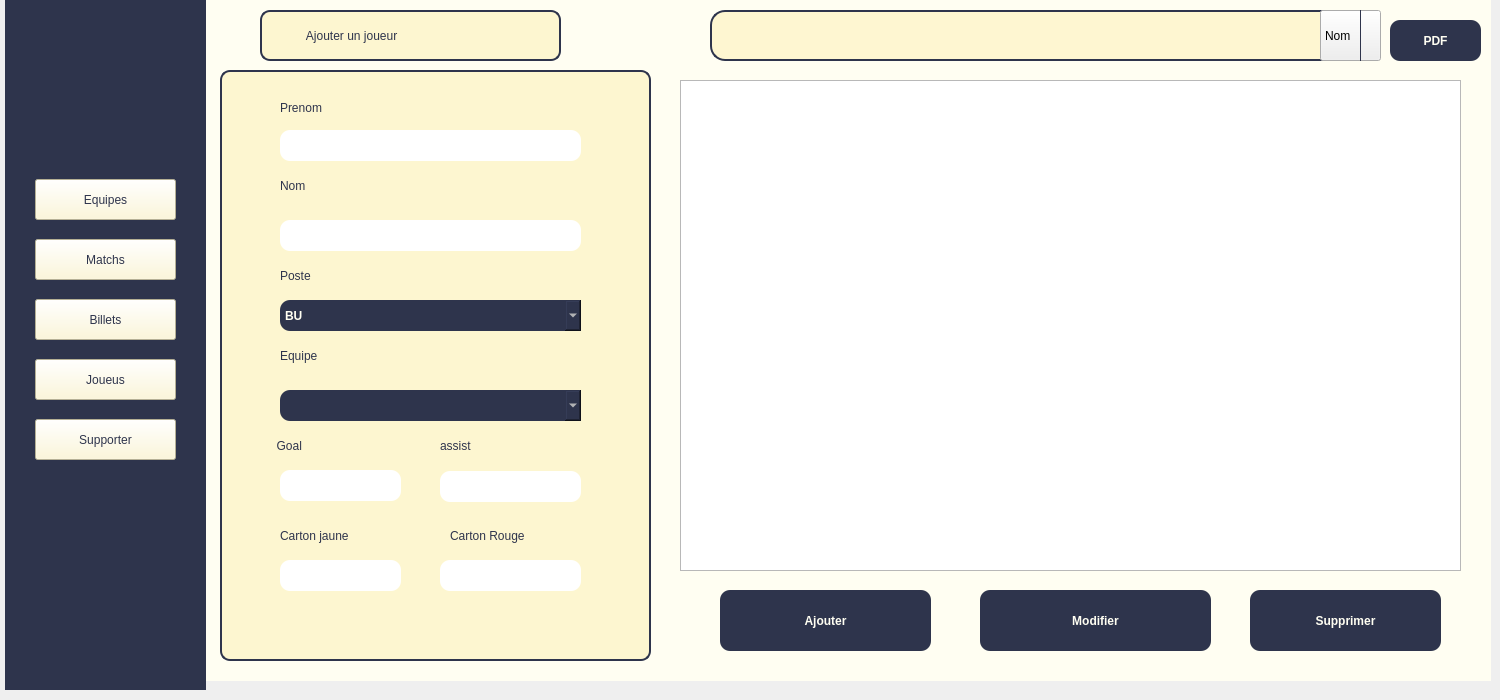
   <widget class="QWidget" name="page_acceuil">
    <widget class="QPushButton" name="pushButton_2">
     <property name="geometry">
      <rect>
       <x>35</x>
       <y>239</y>
       <width>141</width>
       <height>41</height>
      </rect>
     </property>
     <property name="styleSheet">
      <string notr="true">color: rgb(46, 52, 76);
background-color: rgb(253, 246, 208);

font: 12pt &quot;Haettenschweiler&quot;;

</string>
     </property>
     <property name="text">
      <string>Matchs</string>
     </property>
    </widget>
    <widget class="QPushButton" name="pushButton_5">
     <property name="geometry">
      <rect>
       <x>35</x>
       <y>419</y>
       <width>141</width>
       <height>41</height>
      </rect>
     </property>
     <property name="styleSheet">
      <string notr="true">color: rgb(46, 52, 76);
background-color: rgb(253, 246, 208);

font: 12pt &quot;Haettenschweiler&quot;;

</string>
     </property>
     <property name="text">
      <string>Supporter</string>
     </property>
    </widget>
    <widget class="QLineEdit" name="lineEdit_cartonJ">
     <property name="geometry">
      <rect>
       <x>440</x>
       <y>560</y>
       <width>141</width>
       <height>31</height>
      </rect>
     </property>
     <property name="styleSheet">
      <string notr="true">border-radius: 10px;
border: none;
background-color: rgb(255, 255, 255);
border-color: rgb(46, 52, 68);

</string>
     </property>
     <property name="text">
      <string/>
     </property>
    </widget>
    <widget class="QPushButton" name="pushButton">
     <property name="geometry">
      <rect>
       <x>35</x>
       <y>179</y>
       <width>141</width>
       <height>41</height>
      </rect>
     </property>
     <property name="styleSheet">
      <string notr="true">color: rgb(46, 52, 76);
background-color: rgb(253, 246, 208);

font: 12pt &quot;Haettenschweiler&quot;;

</string>
     </property>
     <property name="text">
      <string>Equipes</string>
     </property>
    </widget>
    <widget class="QLineEdit" name="lineEdit_passe">
     <property name="geometry">
      <rect>
       <x>440</x>
       <y>471</y>
       <width>141</width>
       <height>31</height>
      </rect>
     </property>
     <property name="styleSheet">
      <string notr="true">border-radius: 10px;
border: none;
background-color: rgb(255, 255, 255);
border-color: rgb(46, 52, 68);

</string>
     </property>
     <property name="text">
      <string/>
     </property>
    </widget>
    <widget class="QLabel" name="filtre">
     <property name="geometry">
      <rect>
       <x>1270</x>
       <y>10</y>
       <width>51</width>
       <height>51</height>
      </rect>
     </property>
     <property name="styleSheet">
      <string notr="true">image: url(:/pic/filtre.jpeg);</string>
     </property>
     <property name="text">
      <string/>
     </property>
     <property name="pixmap">
      <pixmap>../joueur/filtre.jpeg</pixmap>
     </property>
     <property name="scaledContents">
      <bool>true</bool>
     </property>
    </widget>
    <widget class="QPushButton" name="pushButton_modifier">
     <property name="geometry">
      <rect>
       <x>980</x>
       <y>590</y>
       <width>231</width>
       <height>61</height>
      </rect>
     </property>
     <property name="styleSheet">
      <string notr="true">background-color: rgb(46, 52, 76);
font: 12pt &quot;Haettenschweiler&quot;;
color: rgb(255, 254, 242);
 border-radius: 10px;
    border: none;
font-weight: bold;</string>
     </property>
     <property name="text">
      <string>Modifier</string>
     </property>
    </widget>
    <widget class="QComboBox" name="comboBox_equipe">
     <property name="geometry">
      <rect>
       <x>280</x>
       <y>390</y>
       <width>301</width>
       <height>31</height>
      </rect>
     </property>
     <property name="styleSheet">
      <string notr="true">background-color: rgb(46, 52, 76);
font: 12pt &quot;Haettenschweiler&quot;;
color: rgb(255, 254, 242);
 border-radius: 10px;
    border: none;
font-weight: bold;</string>
     </property>
    </widget>
    <widget class="QPushButton" name="pushButton_4">
     <property name="geometry">
      <rect>
       <x>35</x>
       <y>359</y>
       <width>141</width>
       <height>41</height>
      </rect>
     </property>
     <property name="styleSheet">
      <string notr="true">color: rgb(46, 52, 76);
background-color: rgb(253, 246, 208);

font: 12pt &quot;Haettenschweiler&quot;;

</string>
     </property>
     <property name="text">
      <string>Joueus</string>
     </property>
    </widget>
    <widget class="QLabel" name="label">
     <property name="geometry">
      <rect>
       <x>5</x>
       <y>-1</y>
       <width>201</width>
       <height>691</height>
      </rect>
     </property>
     <property name="styleSheet">
      <string notr="true">color: rgb(46, 52, 76);
background-color: rgb(46, 52, 76);</string>
     </property>
     <property name="text">
      <string>TextLabel</string>
     </property>
    </widget>
    <widget class="QLabel" name="label_8">
     <property name="geometry">
      <rect>
       <x>260</x>
       <y>430</y>
       <width>101</width>
       <height>31</height>
      </rect>
     </property>
     <property name="styleSheet">
      <string notr="true">color: rgb(46, 52, 76);
font: 14pt &quot;Haettenschweiler&quot;;</string>
     </property>
     <property name="text">
      <string>     Goal    </string>
     </property>
    </widget>
    <widget class="QLabel" name="label_2">
     <property name="geometry">
      <rect>
       <x>190</x>
       <y>-10</y>
       <width>1301</width>
       <height>691</height>
      </rect>
     </property>
     <property name="styleSheet">
      <string notr="true">background-color: rgb(255, 254, 242);</string>
     </property>
     <property name="text">
      <string/>
     </property>
    </widget>
    <widget class="QLabel" name="label_5">
     <property name="geometry">
      <rect>
       <x>280</x>
       <y>170</y>
       <width>111</width>
       <height>31</height>
      </rect>
     </property>
     <property name="styleSheet">
      <string notr="true">color: rgb(46, 52, 76);
font: 14pt &quot;Haettenschweiler&quot;;</string>
     </property>
     <property name="text">
      <string>Nom</string>
     </property>
    </widget>
    <widget class="QLineEdit" name="lineEdit_but">
     <property name="geometry">
      <rect>
       <x>280</x>
       <y>470</y>
       <width>121</width>
       <height>31</height>
      </rect>
     </property>
     <property name="styleSheet">
      <string notr="true">border-radius: 10px;
border: none;
background-color: rgb(255, 255, 255);
border-color: rgb(46, 52, 68);

</string>
     </property>
     <property name="text">
      <string/>
     </property>
    </widget>
    <widget class="QLabel" name="back">
     <property name="geometry">
      <rect>
       <x>755</x>
       <y>9</y>
       <width>31</width>
       <height>31</height>
      </rect>
     </property>
     <property name="styleSheet">
      <string notr="true">image: url(:/pic/back.jpeg);</string>
     </property>
     <property name="text">
      <string/>
     </property>
     <property name="pixmap">
      <pixmap>:/pic/back.jpeg</pixmap>
     </property>
     <property name="scaledContents">
      <bool>true</bool>
     </property>
    </widget>
    <widget class="QPushButton" name="pushButton_ajouter">
     <property name="geometry">
      <rect>
       <x>720</x>
       <y>590</y>
       <width>211</width>
       <height>61</height>
      </rect>
     </property>
     <property name="styleSheet">
      <string notr="true">background-color: rgb(46, 52, 76);
font: 12pt &quot;Haettenschweiler&quot;;
color: rgb(255, 254, 242);
 border-radius: 10px;
    border: none;
font-weight: bold;</string>
     </property>
     <property name="text">
      <string>Ajouter</string>
     </property>
    </widget>
    <widget class="QLabel" name="next">
     <property name="geometry">
      <rect>
       <x>805</x>
       <y>9</y>
       <width>31</width>
       <height>31</height>
      </rect>
     </property>
     <property name="styleSheet">
      <string notr="true">image: url(:/pic/next.jpeg);</string>
     </property>
     <property name="text">
      <string/>
     </property>
     <property name="pixmap">
      <pixmap>:/pic/next.jpeg</pixmap>
     </property>
     <property name="scaledContents">
      <bool>true</bool>
     </property>
    </widget>
    <widget class="QLineEdit" name="lineEditRecherche">
     <property name="geometry">
      <rect>
       <x>710</x>
       <y>10</y>
       <width>671</width>
       <height>51</height>
      </rect>
     </property>
     <property name="styleSheet">
      <string notr="true">border: 2px solid #2e344c;
border-radius: 15px;
background:rgb(254, 246, 209);</string>
     </property>
    </widget>
    <widget class="QLabel" name="label_6">
     <property name="geometry">
      <rect>
       <x>280</x>
       <y>260</y>
       <width>101</width>
       <height>31</height>
      </rect>
     </property>
     <property name="styleSheet">
      <string notr="true">color: rgb(46, 52, 76);
font: 14pt &quot;Haettenschweiler&quot;;</string>
     </property>
     <property name="text">
      <string>Poste</string>
     </property>
    </widget>
    <widget class="QLabel" name="logo">
     <property name="geometry">
      <rect>
       <x>25</x>
       <y>19</y>
       <width>161</width>
       <height>141</height>
      </rect>
     </property>
     <property name="styleSheet">
      <string notr="true">
image: url(:/pic/logo.png);</string>
     </property>
     <property name="text">
      <string/>
     </property>
     <property name="pixmap">
      <pixmap>../joueur/logo.png</pixmap>
     </property>
     <property name="scaledContents">
      <bool>true</bool>
     </property>
    </widget>
    <widget class="QLineEdit" name="lineEdit_prenom">
     <property name="geometry">
      <rect>
       <x>280</x>
       <y>130</y>
       <width>301</width>
       <height>31</height>
      </rect>
     </property>
     <property name="styleSheet">
      <string notr="true">border-radius: 10px;
border: none;
background-color: rgb(255, 255, 255);
border-color: rgb(46, 52, 68);

</string>
     </property>
    </widget>
    <widget class="QLineEdit" name="lineEdit_nom">
     <property name="geometry">
      <rect>
       <x>280</x>
       <y>220</y>
       <width>301</width>
       <height>31</height>
      </rect>
     </property>
     <property name="styleSheet">
      <string notr="true">border-radius: 10px;
border: none;
background-color: rgb(255, 255, 255);
border-color: rgb(46, 52, 68);

</string>
     </property>
    </widget>
    <widget class="QLineEdit" name="lineEdit_cartonR">
     <property name="geometry">
      <rect>
       <x>280</x>
       <y>560</y>
       <width>121</width>
       <height>31</height>
      </rect>
     </property>
     <property name="styleSheet">
      <string notr="true">border-radius: 10px;
border: none;
background-color: rgb(255, 255, 255);
border-color: rgb(46, 52, 68);

</string>
     </property>
     <property name="text">
      <string/>
     </property>
    </widget>
    <widget class="QLabel" name="label_7">
     <property name="geometry">
      <rect>
       <x>280</x>
       <y>340</y>
       <width>101</width>
       <height>31</height>
      </rect>
     </property>
     <property name="styleSheet">
      <string notr="true">color: rgb(46, 52, 76);
font: 14pt &quot;Haettenschweiler&quot;;</string>
     </property>
     <property name="text">
      <string>Equipe</string>
     </property>
    </widget>
    <widget class="QComboBox" name="comboBox_poste">
     <property name="geometry">
      <rect>
       <x>280</x>
       <y>300</y>
       <width>301</width>
       <height>31</height>
      </rect>
     </property>
     <property name="styleSheet">
      <string notr="true">background-color: rgb(46, 52, 76);
font: 12pt &quot;Haettenschweiler&quot;;
color: rgb(255, 254, 242);
 border-radius: 10px;
    border: none;
font-weight: bold;</string>
     </property>
     <item>
      <property name="text">
       <string>BU</string>
      </property>
     </item>
     <item>
      <property name="text">
       <string>AD</string>
      </property>
     </item>
     <item>
      <property name="text">
       <string>AG</string>
      </property>
     </item>
     <item>
      <property name="text">
       <string>MC</string>
      </property>
     </item>
     <item>
      <property name="text">
       <string>MOC</string>
      </property>
     </item>
     <item>
      <property name="text">
       <string>MDC</string>
      </property>
     </item>
     <item>
      <property name="text">
       <string>DC</string>
      </property>
     </item>
     <item>
      <property name="text">
       <string>DG</string>
      </property>
     </item>
     <item>
      <property name="text">
       <string>DD</string>
      </property>
     </item>
     <item>
      <property name="text">
       <string>G</string>
      </property>
     </item>
    </widget>
    <widget class="QLineEdit" name="lineEdit_supp">
     <property name="geometry">
      <rect>
       <x>20</x>
       <y>630</y>
       <width>301</width>
       <height>31</height>
      </rect>
     </property>
     <property name="styleSheet">
      <string notr="true">border-radius: 10px;
border: none;
background-color: rgb(255, 255, 255);
border-color: rgb(46, 52, 68);

</string>
     </property>
    </widget>
    <widget class="QLabel" name="label_4">
     <property name="geometry">
      <rect>
       <x>260</x>
       <y>10</y>
       <width>301</width>
       <height>51</height>
      </rect>
     </property>
     <property name="styleSheet">
      <string notr="true">QLabel {
    border-radius: 10px; /* Adjust the value for roundness */
   background-color: rgb(253, 246, 208); /* Optional background color */
font: 14pt &quot;Haettenschweiler&quot;;
color: rgb(46, 52, 76);
}
QLabel {
    border: 2px solid #2E344C;  /* Border color */
    padding: 5px;               /* Optional: Adds space inside the label */
}
</string>
     </property>
     <property name="text">
      <string>           Ajouter un joueur</string>
     </property>
    </widget>
    <widget class="QPushButton" name="pushButton_3">
     <property name="geometry">
      <rect>
       <x>35</x>
       <y>299</y>
       <width>141</width>
       <height>41</height>
      </rect>
     </property>
     <property name="styleSheet">
      <string notr="true">color: rgb(46, 52, 76);
background-color: rgb(253, 246, 208);

font: 12pt &quot;Haettenschweiler&quot;;

</string>
     </property>
     <property name="text">
      <string>Billets</string>
     </property>
    </widget>
    <widget class="QLabel" name="label_10">
     <property name="geometry">
      <rect>
       <x>280</x>
       <y>100</y>
       <width>81</width>
       <height>16</height>
      </rect>
     </property>
     <property name="styleSheet">
      <string notr="true">color: rgb(46, 52, 76);
font: 14pt &quot;Haettenschweiler&quot;;</string>
     </property>
     <property name="text">
      <string>Prenom</string>
     </property>
    </widget>
    <widget class="QPushButton" name="pushButton_supp">
     <property name="geometry">
      <rect>
       <x>1250</x>
       <y>590</y>
       <width>191</width>
       <height>61</height>
      </rect>
     </property>
     <property name="styleSheet">
      <string notr="true">background-color: rgb(46, 52, 76);
font: 12pt &quot;Haettenschweiler&quot;;
color: rgb(255, 254, 242);
 border-radius: 10px;
    border: none;
font-weight: bold;</string>
     </property>
     <property name="text">
      <string>Supprimer</string>
     </property>
    </widget>
    <widget class="QLabel" name="label_11">
     <property name="geometry">
      <rect>
       <x>280</x>
       <y>520</y>
       <width>131</width>
       <height>31</height>
      </rect>
     </property>
     <property name="styleSheet">
      <string notr="true">color: rgb(46, 52, 76);
font: 14pt &quot;Haettenschweiler&quot;;</string>
     </property>
     <property name="text">
      <string>Carton jaune</string>
     </property>
    </widget>
    <widget class="QTableView" name="tableView">
     <property name="geometry">
      <rect>
       <x>680</x>
       <y>80</y>
       <width>781</width>
       <height>491</height>
      </rect>
     </property>
     <property name="styleSheet">
      <string notr="true">QTableWidget {
    background-color: #FDF6D0;
    color: #2E344C;
    gridline-color: #2E344C;
    border: 2px solid #2E344C;
    border-radius: 10px;
}

QHeaderView::section {
    background-color: #2E344C;
    color: #FDF6D0;
    padding: 5px;
    border: 1px solid #2E344C;
}

QTableWidget QTableCornerButton::section {
    background-color: #2E344C;
}

QTableWidget::item {
    padding: 5px;
    border: 1px solid #2E344C;
}

QTableWidget::item:selected {
    background-color: #2E344C;
    color: #FDF6D0;
}
ui-&gt;tab-&gt;setStyleSheet(
    &quot;QTableWidget {&quot;
    &quot;   width: 600px;&quot;   // Set the width of the table
    &quot;   height: 300px;&quot;  // Set the height of the table
    &quot;}&quot;
);
</string>
     </property>
    </widget>
    <widget class="QPushButton" name="pushButton_pdf">
     <property name="geometry">
      <rect>
       <x>1390</x>
       <y>20</y>
       <width>91</width>
       <height>41</height>
      </rect>
     </property>
     <property name="styleSheet">
      <string notr="true">background-color: rgb(46, 52, 76);
font: 12pt &quot;Haettenschweiler&quot;;
color: rgb(255, 254, 242);
 border-radius: 10px;
    border: none;
font-weight: bold;</string>
     </property>
     <property name="text">
      <string>PDF</string>
     </property>
    </widget>
    <widget class="QComboBox" name="comboBox_trie">
     <property name="geometry">
      <rect>
       <x>1320</x>
       <y>10</y>
       <width>61</width>
       <height>51</height>
      </rect>
     </property>
     <property name="styleSheet">
      <string notr="true">QComboBox::drop-down {
    subcontrol-origin: padding;
    subcontrol-position: top right;
    width: 25px;
    border-left-width: 1px;
    border-left-color: #2E344C;
    border-left-style: solid;
    border-top-right-radius: 3px;
    border-bottom-right-radius: 3px;
}


QComboBox QAbstractItemView {
    background-color: #FDF6D0;
    color: #2E344C;
    selection-background-color: #2E344C;
    selection-color: #FDF6D0;
    border: 2px solid #2E344C;
    border-radius: 5px;
    padding: 5px;
}

QComboBox:on { /* Style lorsque le menu déroulant est ouvert */
    border: 2px solid #4C566A;
}

QComboBox::down-arrow {
    width: 12px;
    height: 12px;
    /* Pas d'image, on utilise la flèche native mais on change sa couleur */
}

QComboBox::down-arrow:on {
    image: none; /* Désactive toute icône personnalisée */
    color: #2E344C; /* Couleur de la flèche (bleu foncé) */
}</string>
     </property>
     <item>
      <property name="text">
       <string>Nom</string>
      </property>
     </item>
     <item>
      <property name="text">
       <string>Prénom</string>
      </property>
     </item>
     <item>
      <property name="text">
       <string>Poste</string>
      </property>
     </item>
     <item>
      <property name="text">
       <string>But</string>
      </property>
     </item>
     <item>
      <property name="text">
       <string>Passe</string>
      </property>
     </item>
     <item>
      <property name="text">
       <string>Jaune</string>
      </property>
     </item>
     <item>
      <property name="text">
       <string>Rouge</string>
      </property>
     </item>
    </widget>
    <widget class="QLabel" name="label_29">
     <property name="geometry">
      <rect>
       <x>220</x>
       <y>70</y>
       <width>431</width>
       <height>591</height>
      </rect>
     </property>
     <property name="styleSheet">
      <string notr="true">
QLabel {
    border-radius: 10px; /* Adjust the value for roundness */
   background-color: rgb(253, 246, 208); /* Optional background color */
}
QLabel {
    border: 2px solid #2E344C;  /* Border color */
    padding: 5px;               /* Optional: Adds space inside the label */
}</string>
     </property>
     <property name="text">
      <string/>
     </property>
    </widget>
    <widget class="QLabel" name="label_13">
     <property name="geometry">
      <rect>
       <x>440</x>
       <y>430</y>
       <width>131</width>
       <height>31</height>
      </rect>
     </property>
     <property name="styleSheet">
      <string notr="true">color: rgb(46, 52, 76);
font: 14pt &quot;Haettenschweiler&quot;;</string>
     </property>
     <property name="text">
      <string>assist</string>
     </property>
    </widget>
    <widget class="QLabel" name="label_30">
     <property name="geometry">
      <rect>
       <x>450</x>
       <y>520</y>
       <width>141</width>
       <height>31</height>
      </rect>
     </property>
     <property name="styleSheet">
      <string notr="true">color: rgb(46, 52, 76);
font: 14pt &quot;Haettenschweiler&quot;;</string>
     </property>
     <property name="text">
      <string>Carton Rouge</string>
     </property>
    </widget>
    <zorder>lineEdit_supp</zorder>
    <zorder>label_2</zorder>
    <zorder>label_29</zorder>
    <zorder>lineEditRecherche</zorder>
    <zorder>label</zorder>
    <zorder>pushButton_2</zorder>
    <zorder>pushButton_5</zorder>
    <zorder>lineEdit_cartonJ</zorder>
    <zorder>pushButton</zorder>
    <zorder>lineEdit_passe</zorder>
    <zorder>pushButton_modifier</zorder>
    <zorder>comboBox_equipe</zorder>
    <zorder>pushButton_4</zorder>
    <zorder>label_8</zorder>
    <zorder>label_5</zorder>
    <zorder>lineEdit_but</zorder>
    <zorder>back</zorder>
    <zorder>pushButton_ajouter</zorder>
    <zorder>next</zorder>
    <zorder>label_6</zorder>
    <zorder>logo</zorder>
    <zorder>lineEdit_prenom</zorder>
    <zorder>lineEdit_nom</zorder>
    <zorder>lineEdit_cartonR</zorder>
    <zorder>label_7</zorder>
    <zorder>comboBox_poste</zorder>
    <zorder>label_4</zorder>
    <zorder>pushButton_3</zorder>
    <zorder>label_10</zorder>
    <zorder>pushButton_supp</zorder>
    <zorder>label_11</zorder>
    <zorder>tableView</zorder>
    <zorder>pushButton_pdf</zorder>
    <zorder>comboBox_trie</zorder>
    <zorder>filtre</zorder>
    <zorder>label_13</zorder>
    <zorder>label_30</zorder>
   </widget>
